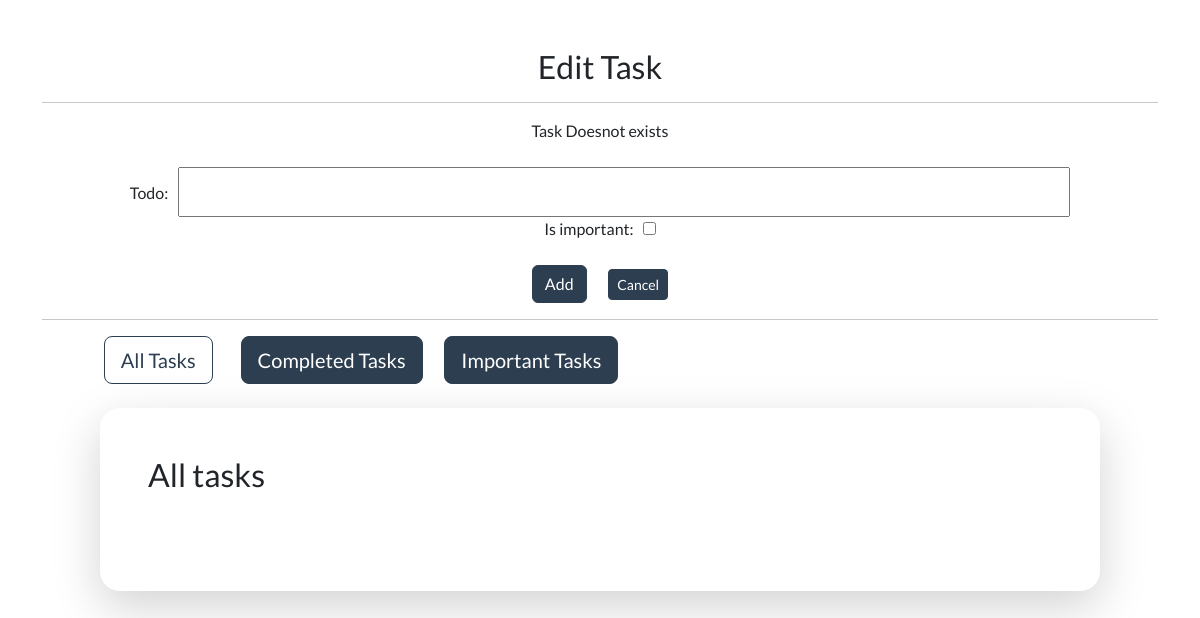
Page /edittask/22 on the earlier database version.
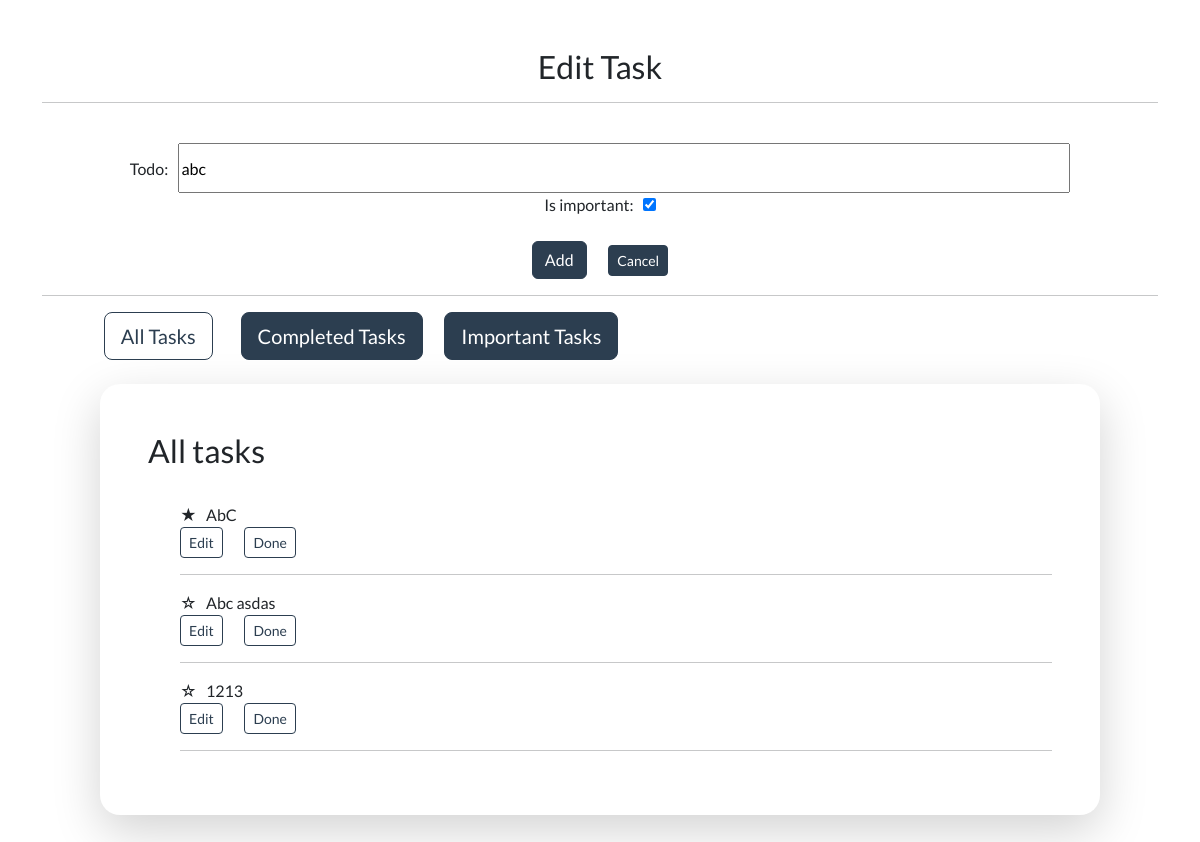
Same page on the later database version.
### coreapp/models.py (models this page shows, shortened)
class Task(models.Model):
    title = models.TextField(max_length=500)
    is_important = models.BooleanField(default=False, blank=True)
    is_complete = models.BooleanField(default=False)

### coreapp/views.py (the view, shortened to what this page needs)
# urls.py: path("edittask/<int:id>", views.EditTaskView.as_view(), name='edit-task'),
class EditTaskView(View):
    def get(self, request, id):
        try:
            task = Task.objects.get(pk=id)
        except :
            tasks_list = Task.objects.filter(is_complete=False)
            task_form = TaskForm()
            context = {
                "form": task_form,
                "tasks_list": tasks_list,
                "id": id,
                "error_mssg": "Task Doesnot exists"
            }
            return render(request, "coreapp/edittask.html", context)
        else:
            tasks_list = Task.objects.filter(is_complete=False).exclude(id=id)
            task_form = TaskForm({"title": task.title, "is_important": task.is_important})
            context = {
                "form": task_form,
                "tasks_list": tasks_list,
                "id": id,
                "error_mssg": ""
            }
            return render(request, "coreapp/edittask.html", context)

### coreapp/forms.py
class TaskForm(forms.ModelForm):
    class Meta:
        model = Task
        fields = ["title", "is_important"]
        labels = {
            "title": "Todo",
        }
        widgets = {
            "title": forms.TextInput(attrs={'class': 'myfieldclass'})
        }
    def clean(self):
        super(TaskForm, self).clean()
        title = self.cleaned_data.get('title')
        if len(title) < 3:
            self._errors['title'] = self.error_class([
                        'Please enter todo item.'])
        return self.cleaned_data

### coreapp/templates/coreapp/edittask.html (shortened to what this page needs)
{% extends "base.html" %}
{% load static %}
{% block content %}
<main class="container pt-5">
    <div class="container-md  text-center">
        <h1 class="h3"> Edit Task </h1>
    </div>
    <hr>
    <div class="col text-center">
        {% if error_mssg %} {{ error_mssg }} {% endif %}
    </div>
    <div class="col text-center">
        <form action="{% url 'coreapp:edit-task' id%}" method="POST">
            <div class="col text-center">
                {% for field in form %}
                    {{ field.label|capfirst }}: &nbsp;  {{ field }} <br>
                {% endfor %}
            </div>
            <div class="col text-center">
                <button type="submit"  class="btn btn-primary btn-md update-button">
                    Add </button>
                <a type="button" class="btn btn-primary btn-sm update-button"
                    href="{% url 'coreapp:main-page' %}"> Cancel </a>
                </div>
        </form>
    </div>
    <hr>
    <div class="col">
        <a type="button" class="btn btn-outline-primary btn-lg"
            href="{% url 'coreapp:main-page' %}"> All Tasks </a> &nbsp; &nbsp; &nbsp; &nbsp;
        <a type="button" class="btn btn-primary btn-lg "
            href="{% url 'coreapp:completed-tasks' %}"> Completed Tasks </a> &nbsp; &nbsp; &nbsp;
        <a type="button" class="btn btn-primary btn-lg "
            href="{% url 'coreapp:imp-tasks' %}"> Important Tasks </a>
    </div>
    <br>
    <div class="container bg-white shadow-lg p-5 mb-5 form-layout">
        <h1 class="h3"> All tasks </h1>
        <br>
        <ul>
        {% for task in tasks_list %}
            {% if  task.is_important == 1 %}
                <span>&#9733;</span> &nbsp;  {{ task.title | capfirst }}
            {% else %}
                <span>&#9734;</span> &nbsp;  {{ task.title | capfirst }}
            {% endif %}
            <br>
            <div class="col">
                <a type="button" class="btn btn-outline-primary btn-sm update-button"
                    href="{% url 'coreapp:edit-task' task.id %}">Edit </a>
                <a type="button" class="btn btn-outline-primary btn-sm update-button"
                    href="{% url 'coreapp:done-task' task.id %}">Done </a>
            </div>
            <hr>
        {% endfor %}
        </ul>
    </div>
</main>
{% endblock %}

Differences in the rows shown:
added Task: form "abc" "☑"
added Task: title "AbC"
added Task: title "Abc asdas"
added Task: title "1213"
Other differences:
{{ error_mssg }}: "Task Doesnot exists" → (not shown)
